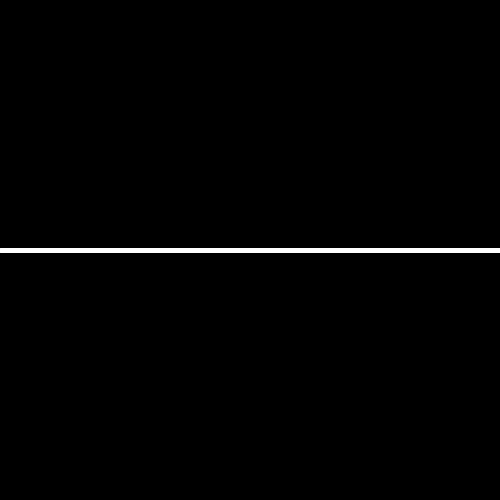
Frame 1 (no input)
Frame 60 (the mouse pressed at the canvas centre just before this capture): identical to frame 1, image omitted
Frame 120 (the mouse held since frame 60 and released just before this capture): identical to frame 1, image omitted

The Processing sketch that drew this single still picture (run headless with seeded random() and noise(); from frame 60 on, the mouse is pressed at the canvas centre):

// Processing sketch: Kontrola_ruchu_linii
// ── Kontrola_ruchu_linii.pde
float y;
float speed = 0; 
 
  void setup() {
    size(500, 500);
    stroke(255);
    strokeWeight(5);
    y = height * 0.5;
  }
 
  void draw() {
    background(0);
    line(0, y, width, y);
    
    y += speed;
    
     if (y < 0 || y > height) {
      y = height / 2;  // Resetuj linię do środka
      //speed = 0; 
     }// Zatrzymaj ruch
  }

  
  void keyPressed() {
    if (keyCode ==UP) {
      speed = -1; 
    }
    else if (keyCode == DOWN) {
      speed = 1;
    }
    if (y < 0 || y > height) y = height / 2;
  }
  
  void keyReleased() {
     if (keyCode == UP || keyCode == DOWN) {
    speed = 0;
  }
}
